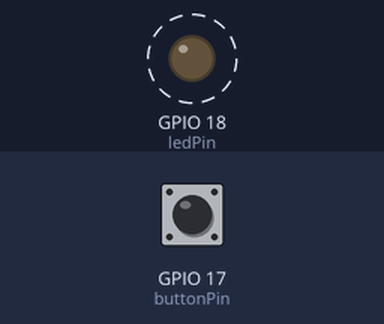
The program below on a simulated Raspberry Pi (BCM pin numbers). Parts: output pins drawn as LEDs (lit = HIGH). Dashed ring = blinking. The test bench sets the inputs (shaded band); at power-on: GPIO 17 (buttonPin) HIGH.

Above: at 0.5 s.
Timing chart, 0 to 4.6 s (numbered marks = the images above):
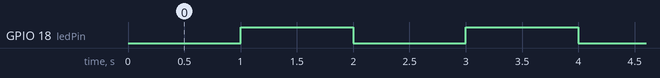

Measured:
- by itself, GPIO 18 (ledPin): alternates HIGH for 1.0 s and LOW for 1.0 s

The program:

Module4.py
```python
import RPi.GPIO as GPIO
import time

GPIO.setmode(GPIO.BCM)

ledPin = 18
buttonPin = 17

GPIO.setup(ledPin, GPIO.OUT)  # LED pin set as output
GPIO.setup(buttonPin, GPIO.IN, pull_up_down=GPIO.PUD_UP)  # Button pin set as input w/ pull-up

while True:
    try:
        if GPIO.input(buttonPin):   # when button is not Pressed
            GPIO.output(ledPin, GPIO.LOW)
            time.sleep(1)
            GPIO.output(ledPin, GPIO.HIGH)
            time.sleep(1)
        else:   # when button is Pressed
            GPIO.output(ledPin, GPIO.HIGH)
    except KeyboardInterrupt:
        GPIO.cleanup()  # cleanup all GPIO
        print("\n Stopped")
        exit()
```
